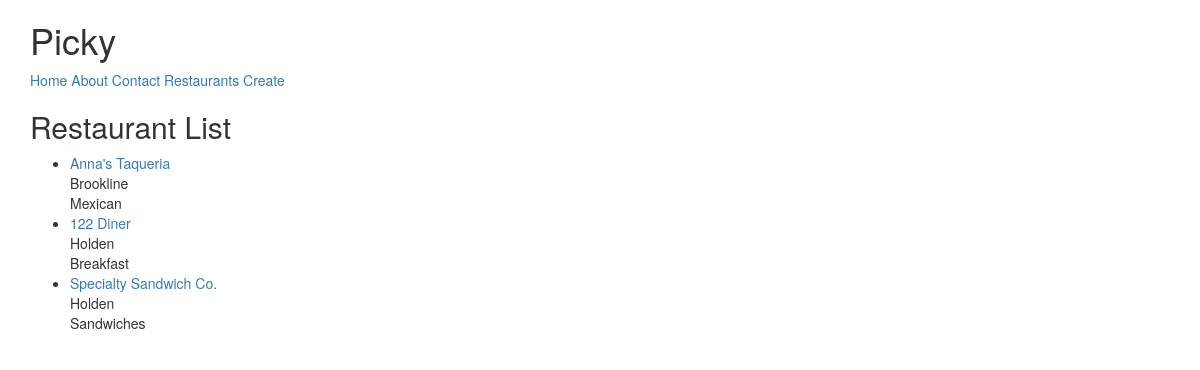
/restaurants/, run on an earlier commit of the app's database.
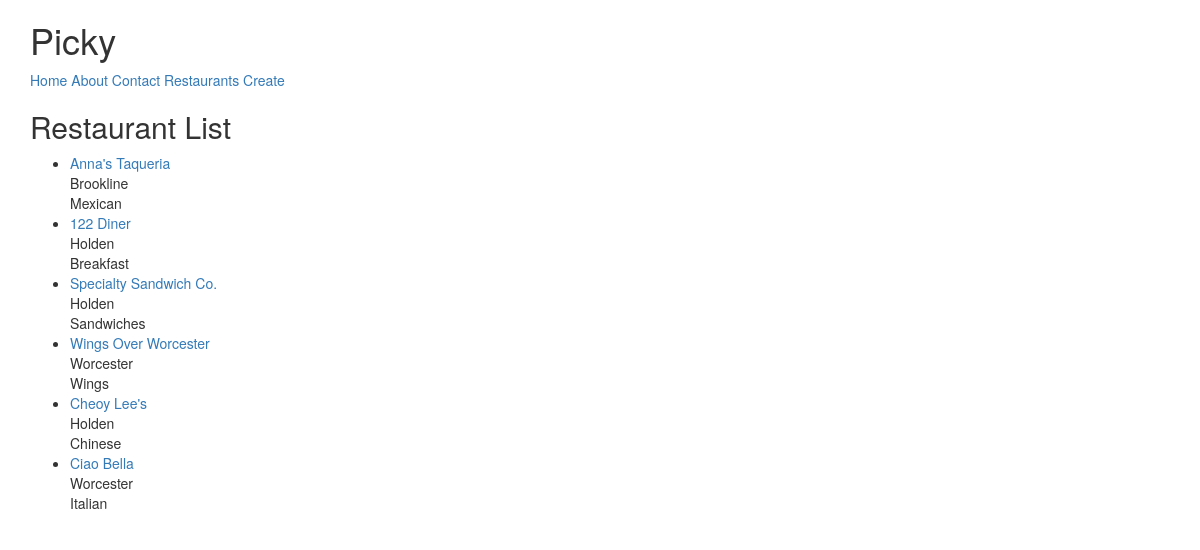
And on a later commit of the database.
### restaurants/models.py (models this page shows, shortened)
class RestaurantLocation(models.Model):
    owner       = models.ForeignKey(User)
    name        = models.CharField(max_length=120)
    location    = models.CharField(max_length=120, null=True, blank=True) # optional
    category    = models.CharField(max_length=120, null=True, blank=True, validators=[validate_category]) # optional
    timestamp   = models.DateTimeField(auto_now_add=True)
    updated     = models.DateTimeField(auto_now=True)
    slug = models.SlugField(null=True, blank=True)

### restaurants/views.py (the view)
# urls.py: url(r'^restaurants/$', RestaurantListView.as_view()),
class RestaurantListView(ListView):
    def get_queryset(self):
        slug = self.kwargs.get("slug")
        if slug:
            queryset = RestaurantLocation.objects.filter(
            Q(category__iexact=slug)
            | Q(category__icontains=slug)
            )
        else:
            queryset=RestaurantLocation.objects.all()
        return queryset

### restaurants/templates/restaurants/restaurantlocation_list.html (shortened to what this page needs)
{% extends 'base.html' %}
{% block content %}
<h2>Restaurant List</h2>
<ul>
  {% for obj in object_list %}
    <li>
      <a href="/restaurants/{{ obj.slug }}">
        {{ obj.name }} <br/>
      </a>
      {{ obj.location }} <br/>
      {{ obj.category }}
    </li>
  {% endfor %}
</ul>
{% endblock content %}

What changed in the data, as far as the page shows it:
added RestaurantLocation: name "Wings Over Worcester", location "Worcester", category "Wings"
added RestaurantLocation: name "Cheoy Lee's", location "Holden", category "Chinese"
added RestaurantLocation: name "Ciao Bella", location "Worcester", category "Italian"
